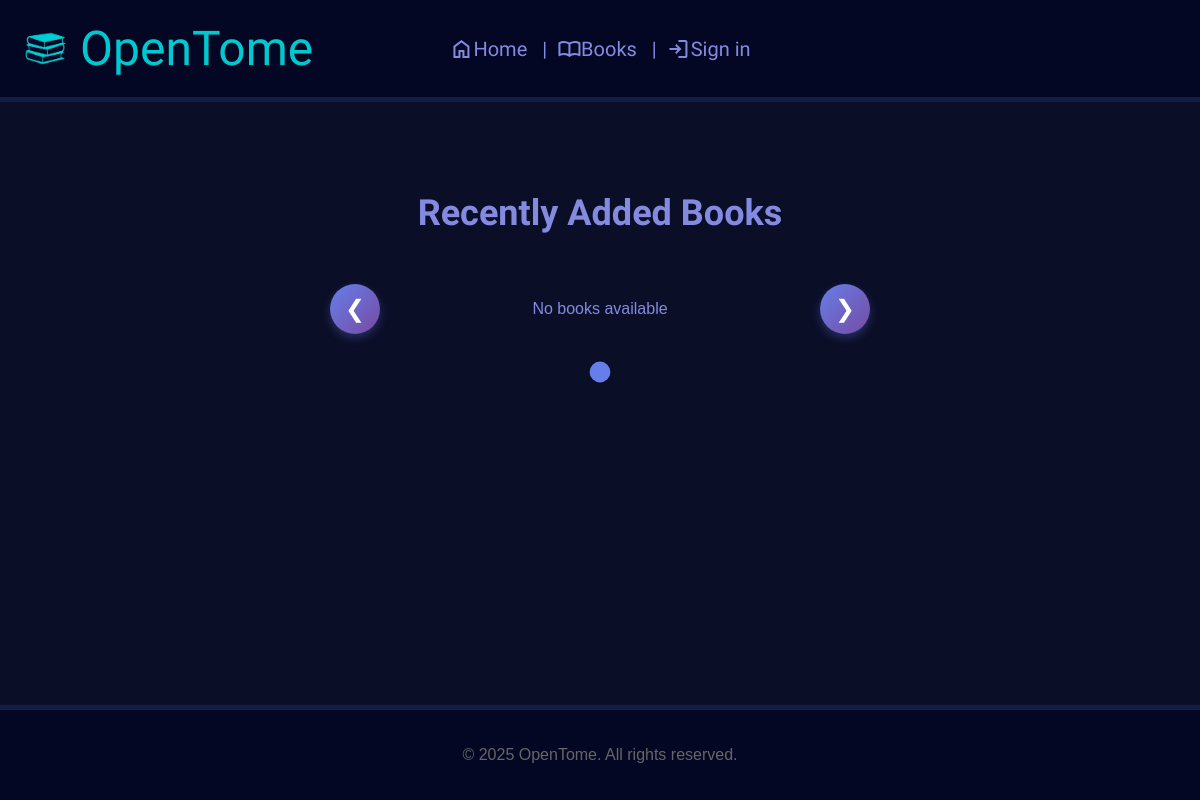
The page /pages/main.php on the database as committed earlier.
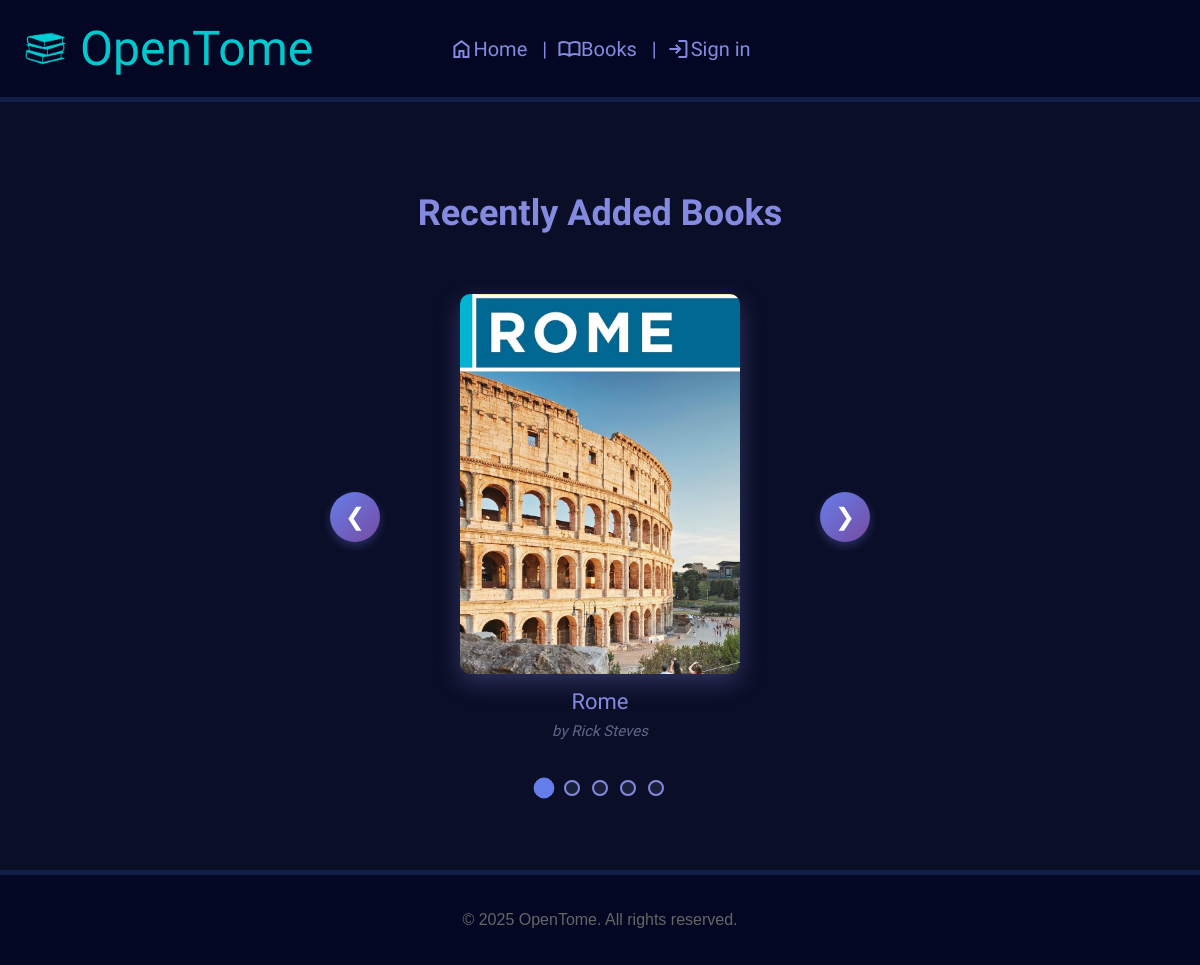
The same page on the database as committed later.
### tables this page shows
CREATE TABLE `books` (
  `book_id` int(11) NOT NULL,
  `name` varchar(255) NOT NULL,
  `author` varchar(255) DEFAULT NULL,
  `language` varchar(100) DEFAULT NULL,
  `description` text DEFAULT NULL,
  `price` decimal(10,2) DEFAULT NULL,
  `image_path` varchar(255) DEFAULT NULL
);

### pages/main.php (the view, shortened to what this page needs)
<?php
$isLoggedIn = isset($_SESSION['username']);
?>
<!DOCTYPE html>
<html lang="en">
<head>
    <link rel="stylesheet" href="../css/main.css">
</head>
<body>
    <header>
        <div class="logo-container">
            <img src="../assets/images/logoicon.png" alt="Library Logo" class="logo-icon">
            <h1>OpenTome</h1>
        </div>
        <nav>
            <img src="../assets/images/home-svg.svg" alt="Home">
            <a href="main.php">Home</a>
            <img src="../assets/images/books-svg.svg" alt="Books">
            <a href="books.php">Books</a>
            <?php if ($isLoggedIn): ?>
                <img src="../assets/images/upload-svg.svg" alt="Upload">
                <a href="upload.php">Upload</a>
                <img src="../assets/images/purchase-svg.svg" alt="Cart">
                <a href="cart.php">Cart</a>
                <img src="../assets/images/sign_in-svg.svg" alt="Sign out">
                <a href="../scripts/logout_script.php">Sign out</a>
            <?php else: ?>
                <img src="../assets/images/sign_in-svg.svg" alt="Sign in">
                <a href="login.php">Sign in</a>
            <?php endif; ?>
        </nav>
    </header>
<main>
    <?php
    include('../scripts/database_connect.php');
    $carousel_query = "SELECT book_id, name, author, image_path FROM books ORDER BY book_id DESC LIMIT 5";
    $carousel_result = $db->query($carousel_query);
    $carousel_books = [];
    if ($carousel_result && $carousel_result->num_rows > 0) {
        while ($book = $carousel_result->fetch_assoc()) {
            $carousel_books[] = $book;
        }
    }
    ?>
    <div class="carousel-section">
        <h2>Recently Added Books</h2>
        <div class="carousel-container">
            <button class="carousel-btn prev" onclick="moveCarousel(-1)">&#10094;</button>
            <div class="carousel-wrapper">
                <div class="carousel-track" id="carouselTrack">
                    <?php if (!empty($carousel_books)): ?>
                        <?php foreach ($carousel_books as $book): ?>
                            <div class="carousel-item">
                                <div class="carousel-book" onclick="window.location.href='books.php'">
                                    <?php if ($book['image_path']): ?>
                                        <img src="<?php echo htmlspecialchars($book['image_path']); ?>" alt="<?php echo htmlspecialchars($book['name']); ?>">
                                    <?php else: ?>
                                        <div class="carousel-no-image">No Image</div>
                                    <?php endif; ?>
                                    <h3><?php echo htmlspecialchars($book['name']); ?></h3>
                                    <p class="carousel-author">by <?php echo htmlspecialchars($book['author']); ?></p>
                                </div>
                            </div>
                        <?php endforeach; ?>
                    <?php else: ?>
                        <div class="carousel-item">
                            <p style="color: #848ae0;">No books available</p>
                        </div>
                    <?php endif; ?>
                </div>
            </div>
            <button class="carousel-btn next" onclick="moveCarousel(1)">&#10095;</button>
        </div>
        <div class="carousel-dots" id="carouselDots"></div>
    </div>
</main>
    <footer>
        <p>&copy; 2025 OpenTome. All rights reserved.</p>
    </footer>
</body>
</html>

Rows that differ between the two databases and show on the page:
added books: image_path (picture), name "Rome", author "Rick Steves"
Other text that changed with them:
text no longer shown: "No books available"
